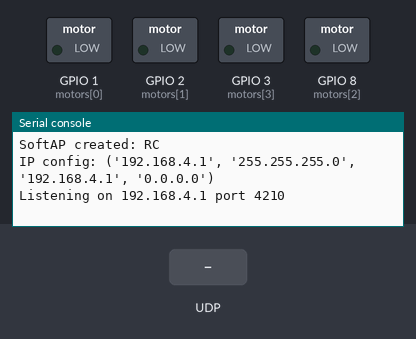
The program below on a simulated ESP32 board running MicroPython. Shown: switched loads named in the program (green lamp = pin HIGH), the last lines printed to the serial console. Inputs (shaded band) come from the test bench. The board's own WiFi access point starts at once.

Above: at 1.2 s.
1.3 s: UDP packet "PING" arrives
At 2.0 s:
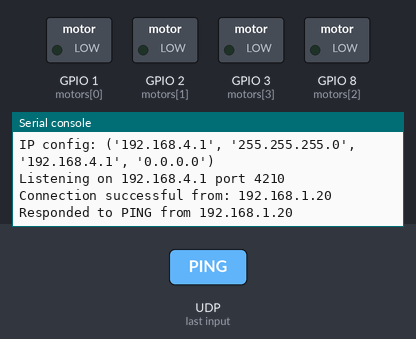
At 5.7 s:
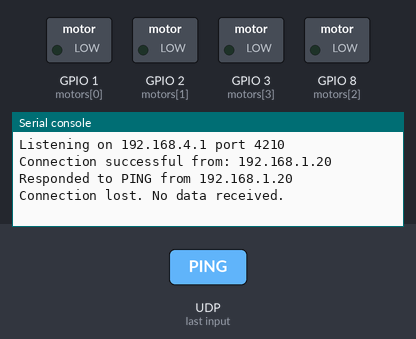

Measured:
- after the input at 1.3 s, the serial console: prints a new line at once (image 1)

The program:

REKKA_TEST.py
```python
import network
import socket
import machine
import struct
import utime

# ===== Soft AP Setup =====
SSID = "RC"
PASSWORD = "12345678"

ap = network.WLAN(network.AP_IF)
ap.active(True)
ap.config(essid=SSID, password=PASSWORD, authmode=network.AUTH_WPA_WPA2_PSK)

print("SoftAP created:", SSID)
print("IP config:", ap.ifconfig())

# ===== UDP Socket Setup =====
UDP_PORT = 4210
sock = socket.socket(socket.AF_INET, socket.SOCK_DGRAM)
sock.bind((ap.ifconfig()[0], UDP_PORT))
sock.settimeout(1.0)

print("Listening on", ap.ifconfig()[0], "port", UDP_PORT)

# ===== Servo + Motor Setup =====
def map_servo(x, in_min=0, in_max=4095, out_min=500, out_max=2500):
    """Map joystick (0–4095) to servo microseconds (500–2500)."""
    return int((x - in_min) * (out_max - out_min) / (in_max - in_min) + out_min)

def us_to_duty(us, freq=50):
    """Convert microseconds to duty_u16 for given PWM frequency."""
    period = 1000000 // freq  # microseconds per cycle (20ms at 50Hz)
    return int((us / period) * 65535)

# Servos
servo1 = machine.PWM(machine.Pin(9), freq=50)
servo2 = machine.PWM(machine.Pin(10), freq=50)

# Motors (throttle control)
motors = [
    machine.PWM(machine.Pin(1), freq=50),
    machine.PWM(machine.Pin(2), freq=50),
    machine.PWM(machine.Pin(8), freq=50),
    machine.PWM(machine.Pin(3), freq=50),

#     machine.PWM(machine.Pin(1), freq=50),
#     machine.PWM(machine.Pin(2), freq=50),
#     machine.PWM(machine.Pin(4), freq=50),
#     machine.PWM(machine.Pin(5), freq=50),

#     machine.PWM(machine.Pin(1), freq=50),
#     machine.PWM(machine.Pin(3), freq=50),
#     machine.PWM(machine.Pin(8), freq=50),
#     machine.PWM(machine.Pin(35), freq=50),
]
for m in motors:
    m.duty_u16(0)

# ===== Main Loop =====
client_address = None
last_packet_time = utime.ticks_ms()
CONNECTION_TIMEOUT_MS = 3000

while True:
    try:
        data, addr = sock.recvfrom(1024)

        if client_address is None:
            print("Connection successful from:", addr[0])
        client_address = addr
        last_packet_time = utime.ticks_ms()

        # Handshake
        if data == b'PING':
            sock.sendto(b'PONG', addr)
            print("Responded to PING from", addr[0])
            continue

        # Joystick packet (8 bytes expected)
        if len(data) == 8:
            elevator, rudder, throttle, aileron = struct.unpack("<4H", data)


            # Servo control
            duty1 = us_to_duty(map_servo(aileron))
            servo1.duty_u16(duty1)

            duty2 = us_to_duty(map_servo(elevator))
            servo2.duty_u16(duty2)

            # Motor throttle control (map 0–4095 → 0–65535)
            motor_speed = int((throttle / 4095) * 65535)
            for m in motors:
                m.duty_u16(motor_speed)

            print(f"ELEV={elevator} RUD={rudder} THR={throttle} AIL={aileron}")

    except OSError:
        # Timeout: check connection
        if client_address and utime.ticks_diff(utime.ticks_ms(), last_packet_time) > CONNECTION_TIMEOUT_MS:
            print("Connection lost. No data received.")
            client_address = None
    except KeyboardInterrupt:
        machine.reset()
        utime.sleep(10)
```
